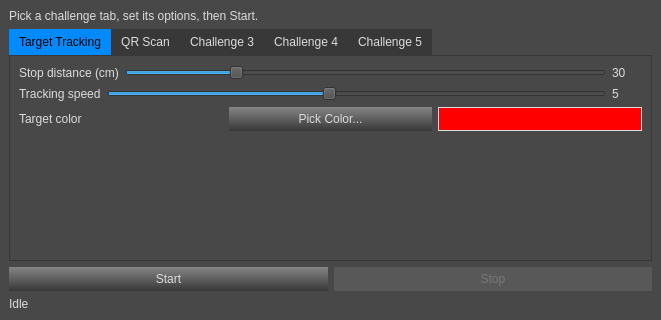
<?xml version="1.0" encoding="UTF-8"?>
<ui version="4.0">
 <class>challenges</class>
 <widget class="QMainWindow" name="challenges">
  <property name="geometry">
   <rect>
    <x>0</x>
    <y>0</y>
    <width>661</width>
    <height>320</height>
   </rect>
  </property>
  <property name="windowTitle">
   <string>Challenges</string>
  </property>
  <property name="styleSheet">
   <string notr="true">QWidget{
background:#484848;
}
QAbstractButton{
border-style:none;
border-radius:0px;
padding:5px;
color:#DCDCDC;
background:qlineargradient(spread:pad,x1:0,y1:0,x2:0,y2:1,stop:0 #858585,stop:1 #383838);
}
QAbstractButton:hover{
color:#000000;
background-color:#008aff;
}
QAbstractButton:pressed{
color:#DCDCDC;
border-style:solid;
border-width:0px 0px 0px 4px;
padding:4px 4px 4px 2px;
border-color:#008aff;
background-color:#444444;
}
QAbstractButton:disabled{
color:#787878;
background-color:#585858;
}
QLabel{
color:#DCDCDC;
}
QTabWidget::pane{
border:1px solid #383838;
}
QTabBar::tab{
color:#DCDCDC;
background:#383838;
padding:6px 10px;
}
QTabBar::tab:selected{
background:#008aff;
color:#000000;
}</string>
  </property>
  <widget class="QWidget" name="centralwidget">
   <layout class="QVBoxLayout" name="verticalLayout">
    <item>
     <widget class="QLabel" name="label_hint">
      <property name="text">
       <string>Pick a challenge tab, set its options, then Start.</string>
      </property>
      <property name="wordWrap">
       <bool>true</bool>
      </property>
     </widget>
    </item>
    <item>
     <widget class="QTabWidget" name="tabWidget">
      <property name="currentIndex">
       <number>0</number>
      </property>
      <widget class="QWidget" name="tab_target_tracking">
       <attribute name="title">
        <string>Target Tracking</string>
       </attribute>
       <layout class="QVBoxLayout" name="verticalLayout_tt">
        <item>
         <layout class="QHBoxLayout" name="row_stop_distance">
          <item>
           <widget class="QLabel" name="label_stop_distance_name">
            <property name="text">
             <string>Stop distance (cm)</string>
            </property>
           </widget>
          </item>
          <item>
           <widget class="QSlider" name="slider_stop_distance">
            <property name="minimum">
             <number>10</number>
            </property>
            <property name="maximum">
             <number>100</number>
            </property>
            <property name="value">
             <number>30</number>
            </property>
            <property name="orientation">
             <enum>Qt::Horizontal</enum>
            </property>
           </widget>
          </item>
          <item>
           <widget class="QLabel" name="label_stop_distance_value">
            <property name="minimumSize">
             <size>
              <width>30</width>
              <height>0</height>
             </size>
            </property>
            <property name="text">
             <string>30</string>
            </property>
           </widget>
          </item>
         </layout>
        </item>
        <item>
         <layout class="QHBoxLayout" name="row_speed">
          <item>
           <widget class="QLabel" name="label_tt_speed_name">
            <property name="text">
             <string>Tracking speed</string>
            </property>
           </widget>
          </item>
          <item>
           <widget class="QSlider" name="slider_tt_speed">
            <property name="minimum">
             <number>1</number>
            </property>
            <property name="maximum">
             <number>10</number>
            </property>
            <property name="value">
             <number>5</number>
            </property>
            <property name="orientation">
             <enum>Qt::Horizontal</enum>
            </property>
           </widget>
          </item>
          <item>
           <widget class="QLabel" name="label_tt_speed_value">
            <property name="minimumSize">
             <size>
              <width>30</width>
              <height>0</height>
             </size>
            </property>
            <property name="text">
             <string>5</string>
            </property>
           </widget>
          </item>
         </layout>
        </item>
        <item>
         <layout class="QHBoxLayout" name="row_color">
          <item>
           <widget class="QLabel" name="label_tt_color_name">
            <property name="text">
             <string>Target color</string>
            </property>
           </widget>
          </item>
          <item>
           <widget class="QPushButton" name="Button_TT_Color">
            <property name="text">
             <string>Pick Color...</string>
            </property>
           </widget>
          </item>
          <item>
           <widget class="QLabel" name="label_tt_color_swatch">
            <property name="minimumSize">
             <size>
              <width>30</width>
              <height>20</height>
             </size>
            </property>
            <property name="styleSheet">
             <string notr="true">background-color:#ff0000; border:1px solid #DCDCDC;</string>
            </property>
            <property name="text">
             <string/>
            </property>
           </widget>
          </item>
         </layout>
        </item>
        <item>
         <spacer name="verticalSpacer_tt">
          <property name="orientation">
           <enum>Qt::Vertical</enum>
          </property>
          <property name="sizeHint" stdset="0">
           <size>
            <width>0</width>
            <height>0</height>
           </size>
          </property>
         </spacer>
        </item>
       </layout>
      </widget>
            <widget class="QWidget" name="tab_challenge_2">
       <attribute name="title">
        <string>QR Scan</string>
       </attribute>
       <layout class="QVBoxLayout" name="verticalLayout_c2">
        <item>
         <widget class="QLabel" name="label_c2_placeholder">
          <property name="text">
           <string>Point the Pi's camera at a QR code and press Start.</string>
          </property>
         </widget>
        </item>
        <item>
         <widget class="QLabel" name="label_qr_data">
          <property name="text">
           <string/>
          </property>
         </widget>
        </item>
       </layout>
      </widget>
      <widget class="QWidget" name="tab_challenge_3">
       <attribute name="title">
        <string>Challenge 3</string>
       </attribute>
       <layout class="QVBoxLayout" name="verticalLayout_c3">
        <item>
         <widget class="QLabel" name="label_c3_placeholder">
          <property name="text">
           <string>Not yet implemented.</string>
          </property>
         </widget>
        </item>
       </layout>
      </widget>
      <widget class="QWidget" name="tab_challenge_4">
       <attribute name="title">
        <string>Challenge 4</string>
       </attribute>
       <layout class="QVBoxLayout" name="verticalLayout_c4">
        <item>
         <widget class="QLabel" name="label_c4_placeholder">
          <property name="text">
           <string>Not yet implemented.</string>
          </property>
         </widget>
        </item>
       </layout>
      </widget>
      <widget class="QWidget" name="tab_challenge_5">
       <attribute name="title">
        <string>Challenge 5</string>
       </attribute>
       <layout class="QVBoxLayout" name="verticalLayout_c5">
        <item>
         <widget class="QLabel" name="label_c5_placeholder">
          <property name="text">
           <string>Not yet implemented.</string>
          </property>
         </widget>
        </item>
       </layout>
      </widget>
     </widget>
    </item>
    <item>
     <layout class="QHBoxLayout" name="buttonRow">
      <item>
       <widget class="QPushButton" name="Button_Start">
        <property name="text">
         <string>Start</string>
        </property>
       </widget>
      </item>
      <item>
       <widget class="QPushButton" name="Button_Stop">
        <property name="enabled">
         <bool>false</bool>
        </property>
        <property name="text">
         <string>Stop</string>
        </property>
       </widget>
      </item>
     </layout>
    </item>
    <item>
     <widget class="QLabel" name="label_status">
      <property name="text">
       <string>Idle</string>
      </property>
     </widget>
    </item>
   </layout>
  </widget>
 </widget>
 <resources/>
 <connections/>
</ui>
